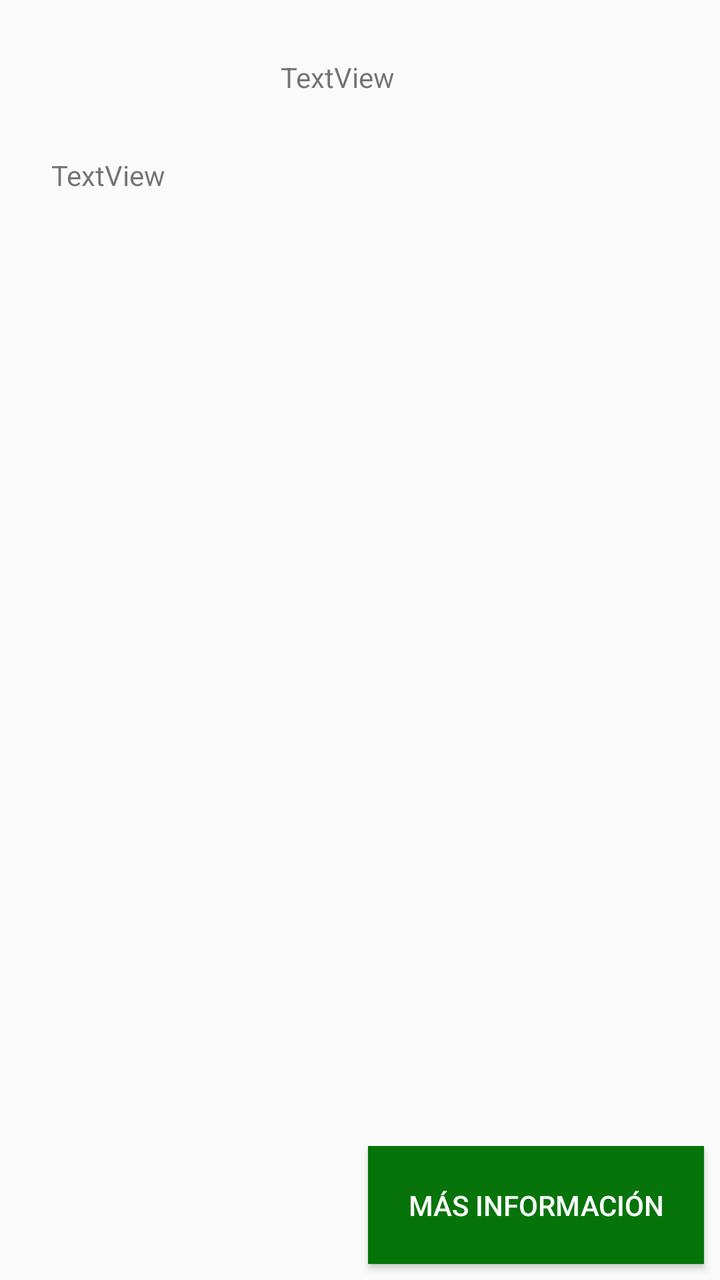
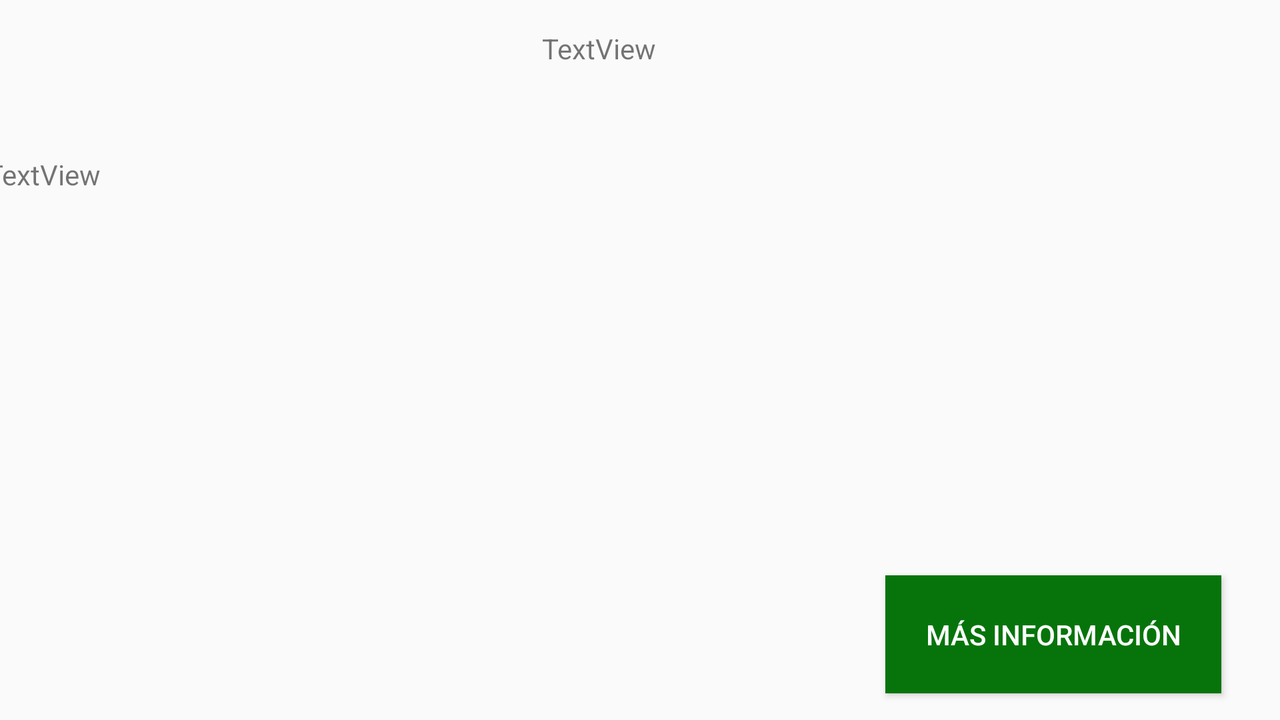

First picture: res/layout/ on a phone held upright. Second picture: the repository's own variant of that layout, on a device whose configuration matches the variant's folder. Source for both follows.
<!-- AndroidManifest.xml: application theme AppTheme -->
<!-- res/layout/activity_vista_formulas.xml -->
<?xml version="1.0" encoding="utf-8"?>
<android.support.constraint.ConstraintLayout xmlns:android="http://schemas.android.com/apk/res/android"
    xmlns:app="http://schemas.android.com/apk/res-auto"
    xmlns:tools="http://schemas.android.com/tools"
    android:layout_width="match_parent"
    android:layout_height="match_parent"
    tools:context=".VistaFormulas">


    <TextView
        android:id="@+id/txNombreFormula"
        android:layout_width="78dp"
        android:layout_height="40dp"
        android:layout_marginStart="8dp"
        android:layout_marginLeft="8dp"
        android:layout_marginEnd="8dp"
        android:layout_marginRight="8dp"
        android:layout_marginBottom="8dp"
        android:text="TextView"

        app:layout_constraintBottom_toBottomOf="parent"
        app:layout_constraintEnd_toEndOf="parent"
        app:layout_constraintHorizontal_bias="0.498"
        app:layout_constraintStart_toStartOf="parent"
        app:layout_constraintTop_toTopOf="parent"
        app:layout_constraintVertical_bias="0.049" />

    <Button
        android:id="@+id/btMasInfo"
        android:layout_width="wrap_content"
        style="@style/Widget.AppCompat.Button.Colored"
        android:background="@color/VerdeCali"
        android:layout_height="wrap_content"
        android:layout_marginStart="8dp"
        android:layout_marginLeft="8dp"
        android:layout_marginTop="8dp"
        android:layout_marginEnd="8dp"
        android:layout_marginRight="8dp"
        android:layout_marginBottom="8dp"
        android:text="Más información"
        android:padding="20dp"
        app:layout_constraintBottom_toBottomOf="parent"
        app:layout_constraintEnd_toEndOf="parent"
        app:layout_constraintHorizontal_bias="0.966"


        app:layout_constraintVertical_bias="0.971" />

    <ScrollView
        android:layout_width="325dp"
        android:layout_height="585dp"
        android:layout_marginStart="8dp"
        android:layout_marginLeft="8dp"
        android:layout_marginTop="8dp"
        android:layout_marginEnd="8dp"
        android:layout_marginRight="8dp"
        android:layout_marginBottom="8dp"
        app:layout_constraintBottom_toBottomOf="parent"
        app:layout_constraintEnd_toEndOf="parent"
        app:layout_constraintStart_toStartOf="parent"
        app:layout_constraintTop_toBottomOf="@+id/txNombreFormula"
        app:layout_constraintVertical_bias="0.243">

        <TextView
            android:id="@+id/txInfoFormula"
            android:layout_width="311dp"
            android:layout_height="526dp"
            android:layout_marginStart="8dp"
            android:layout_marginLeft="8dp"
            android:layout_marginTop="8dp"
            android:layout_marginEnd="8dp"
            android:layout_marginRight="8dp"
            android:layout_marginBottom="8dp"
            android:text="TextView"
            app:layout_constraintBottom_toBottomOf="parent"
            app:layout_constraintEnd_toEndOf="parent"
            app:layout_constraintStart_toStartOf="parent"
            app:layout_constraintTop_toTopOf="parent"
            app:layout_constraintVertical_bias="0.422" />
    </ScrollView>
</android.support.constraint.ConstraintLayout>
<!-- resources referenced by this layout -->
<resources>
  <color name="VerdeCali">#06740B</color>
  <style name="AppTheme" parent="Theme.AppCompat.Light.DarkActionBar">
          
          <item name="colorPrimary">@color/VerdeCali</item>
          <item name="colorPrimaryDark">@color/VerdeCali</item>
          <item name="colorAccent">@color/colorPrimaryDark</item>
      </style>
  <color name="colorPrimaryDark">#00574B</color>
</resources>
<!-- res/layout-land/activity_vista_formulas.xml (the author's variant of the layout above) -->
<!-- drawn on the phone turned sideways -->
<?xml version="1.0" encoding="utf-8"?>
<android.support.constraint.ConstraintLayout
    xmlns:android="http://schemas.android.com/apk/res/android"
    xmlns:app="http://schemas.android.com/apk/res-auto"
    xmlns:tools="http://schemas.android.com/tools"
    android:layout_width="match_parent"
    android:layout_height="match_parent">

    <Button
        android:id="@+id/btMasInfo"
        android:layout_width="wrap_content"
        android:layout_height="wrap_content"
        android:layout_marginStart="8dp"
        android:layout_marginLeft="8dp"
        android:layout_marginTop="8dp"
        android:layout_marginEnd="8dp"
        android:layout_marginRight="8dp"
        android:layout_marginBottom="8dp"
        android:text="Más información"
        style="@style/Widget.AppCompat.Button.Colored"
        android:background="@color/VerdeCali"
        app:layout_constraintBottom_toBottomOf="parent"
        android:padding="20dp"
        app:layout_constraintEnd_toEndOf="parent"
        app:layout_constraintHorizontal_bias="0.953"
        app:layout_constraintStart_toStartOf="parent"
        app:layout_constraintTop_toBottomOf="@+id/scrollView2"
        app:layout_constraintVertical_bias="0.363" />

    <TextView
        android:id="@+id/txNombreFormula"
        android:layout_width="97dp"
        android:layout_height="30dp"
        android:layout_marginStart="8dp"
        android:layout_marginLeft="8dp"
        android:layout_marginEnd="8dp"
        android:layout_marginRight="8dp"
        android:layout_marginBottom="8dp"
        android:text="TextView"
        app:layout_constraintBottom_toBottomOf="parent"
        app:layout_constraintEnd_toEndOf="parent"
        app:layout_constraintHorizontal_bias="0.499"
        app:layout_constraintStart_toStartOf="parent"
        app:layout_constraintTop_toTopOf="parent"
        app:layout_constraintVertical_bias="0.046" />

    <ScrollView
        android:id="@+id/scrollView2"
        android:layout_width="670dp"
        android:layout_height="207dp"
        android:layout_marginStart="8dp"
        android:layout_marginLeft="8dp"
        android:layout_marginTop="8dp"
        android:layout_marginEnd="8dp"
        android:layout_marginRight="8dp"
        android:layout_marginBottom="8dp"
        app:layout_constraintBottom_toBottomOf="parent"
        app:layout_constraintEnd_toEndOf="parent"
        app:layout_constraintStart_toStartOf="parent"
        app:layout_constraintTop_toBottomOf="@+id/txNombreFormula"
        app:layout_constraintVertical_bias="0.183">

        <TextView
            android:id="@+id/txInfoFormula"
            android:layout_width="672dp"
            android:layout_height="234dp"
            android:layout_marginStart="8dp"
            android:layout_marginLeft="8dp"
            android:layout_marginTop="8dp"
            android:layout_marginEnd="8dp"
            android:layout_marginRight="8dp"
            android:layout_marginBottom="8dp"
            android:text="TextView"
            app:layout_constraintBottom_toTopOf="@+id/btMasInfo"
            app:layout_constraintEnd_toEndOf="parent"
            app:layout_constraintStart_toStartOf="parent"
            app:layout_constraintTop_toBottomOf="@+id/txNombreFormula" />
    </ScrollView>



</android.support.constraint.ConstraintLayout>
